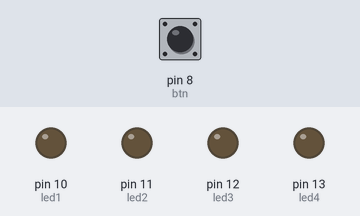
This sketch was run on a simulated Arduino Uno, built with avr-gcc and run on an emulated ATmega328P. On the bench: output pins drawn as LEDs (lit = HIGH). Dashed ring = blinking. The inputs (shaded band) are chosen by the test bench; at power-on: pin 8 (btn) LOW. What the sketch prints to the serial monitor is not drawn.

Above: at 1.2 s.
1.3 s: pin 8 (btn) pulled HIGH for 0.15 s
At 1.8 s:
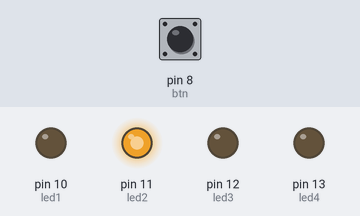
2.9 s: pin 8 (btn) pulled HIGH for 1 s
At 3.3 s:
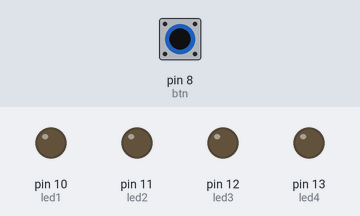
6.9 s: pin 8 (btn) pulled HIGH for 3.2 s
At 7.9 s:
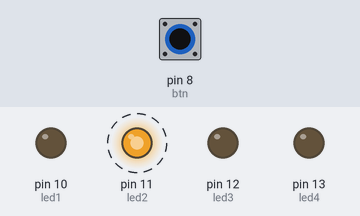
11.6 s: pin 8 (btn) pulsed HIGH 5 times (0.12 s each, 0.3 s apart)
At 14.2 s:
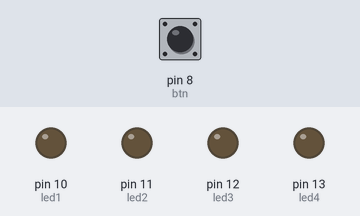
16.1 s: pin 8 (btn) pulsed HIGH 2 times (0.12 s each, 0.3 s apart)
At 16.7 s:
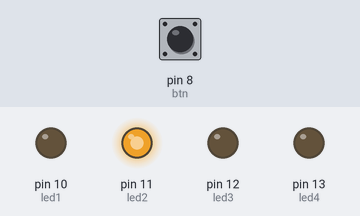
Timing chart, 0 to 19.1 s (numbered marks = the images above; inputs shaded):
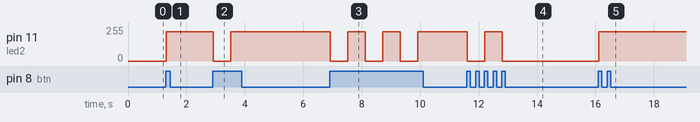

Measured:
- after the input at 1.3 s, pin 11 (led2): 0/255 → 220/255 at once
- after the input at 2.9 s, pin 11 (led2): 220/255 → 0/255 at once, → 220/255 0.60 s later
- after the input at 6.9 s, pin 11 (led2): alternates 220/255 for 0.60 s and 0/255 for 0.60 s, 6 changes in all, then stays 220/255, starting at once
- after the input at 11.6 s, pin 11 (led2): 220/255 → 0/255 at once, → 220/255 0.60 s later, → 0/255 0.60 s later
- after the input at 16.1 s, pin 11 (led2): 0/255 → 220/255 at once

The sketch:

jj-120808-blink-switch.ino
```cpp
int led1 = 10;
int led2 = 11;
int led3 = 12;
int led4 = 13;

int btn = 8 ;

int strength = 0 ;
int bounce = 0 ;
int tmp = 0;
int ledstatus = 0;

void setup() {
 // Setup LCD

  pinMode (led1, OUTPUT);
  pinMode (led2, OUTPUT);
  pinMode (led3, OUTPUT);
  pinMode (led4, OUTPUT);

  pinMode (btn, INPUT);

  Serial.begin(9600);           // set up Serial library at 9600 bps
  Serial.println("Obogin!");  // prints hello with ending line break
}

void loop(){
 Serial.println("begin variable light");

 tmp = digitalRead(btn);

 if (tmp == HIGH){

   if(ledstatus == 0){
     analogWrite(led2, 220);
      ledstatus = 1;
   }else{
     digitalWrite(led2,LOW);
     ledstatus = 0;
   }


   delay(600);


 }


//analogWrite(led1,10);
//digitalWrite(led2, LOW);
//delay(1000);
//analogWrite(led1, 200);
//digitalWrite(led2, HIGH);
//delay(1000);
}
```
